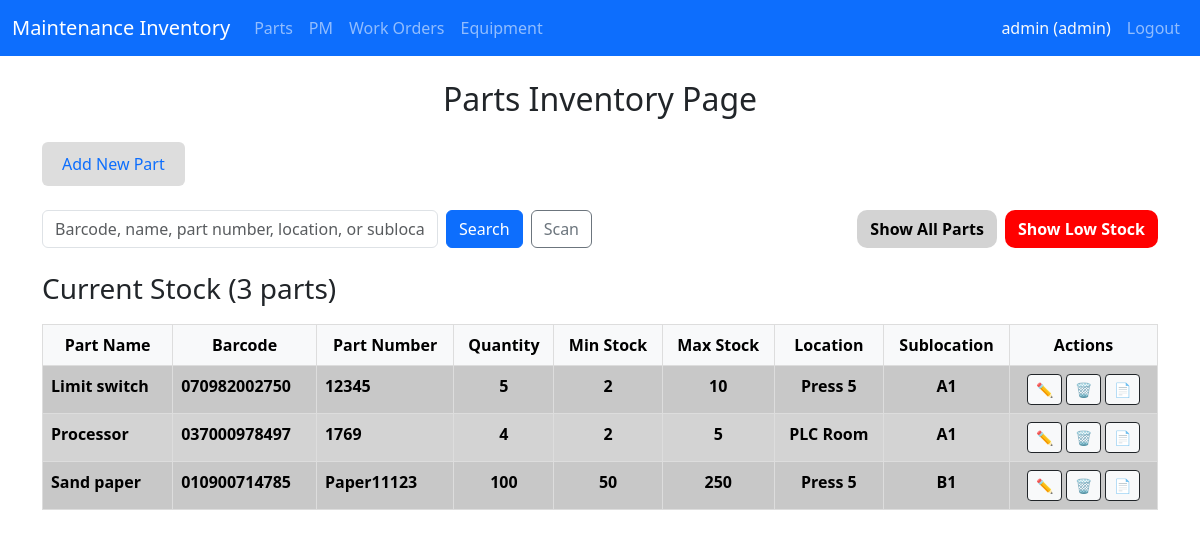
The page /parts/ (signed in) on the database as committed earlier.
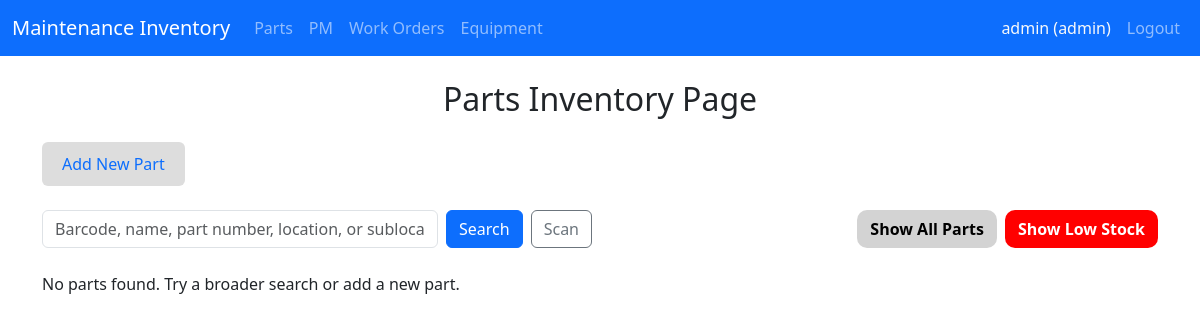
The same page on the database as committed later.
### app/models/user.py (models this page shows, shortened)
class User(UserMixin, db.Model):
    __tablename__ = 'users'
    id = db.Column(db.Integer, primary_key=True)
    username = db.Column(db.String(80), unique=True, nullable=False)
    password_hash = db.Column(db.String(256), nullable=False)
    role = db.Column(db.String(20), default='technician')
    must_change_password = db.Column(db.Boolean, default=True)
    created_at = db.Column(db.DateTime, default=datetime.utcnow)
    email = db.Column(db.String(120), unique=True, nullable=True)
    def is_admin(self):
        return self.role == 'admin'

### app/models/part.py (models this page shows, shortened)
class Part(db.Model):
    __tablename__ = 'parts'  # ← If table is 'parts', add this to match
    id = db.Column(db.Integer, primary_key=True)
    barcode = db.Column(db.String(100), nullable=True)
    name = db.Column(db.String(200), nullable=False)
    part_number = db.Column(db.String(100), nullable=True)
    qty = db.Column(db.Integer, nullable=False, default=0)
    location = db.Column(db.String(100), nullable=True)
    sublocation = db.Column(db.String(100), nullable=True)
    created_at = db.Column(db.DateTime, default=db.func.current_timestamp())
    min_stock = db.Column(db.String(50), default='0')  # ← Add this
    max_stock = db.Column(db.String(50), default='999')  # ← Add this

### app/routes/parts.py (the view, shortened to what this page needs)
@bp.route("/", methods=["GET", "POST"])
@login_required
def index():
    search = request.args.get("search", "").strip().lower()
    if search:
        parts = Part.query.filter(
            Part.name.ilike(f"%{search}%") |
            Part.part_number.ilike(f"%{search}%") |
            Part.barcode.ilike(f"%{search}%") |
            Part.location.ilike(f"%{search}%")
        ).all()
    else:
        parts = Part.query.all()
    items = []
    for i, part in enumerate(parts):
        items.append((
            i,
            {
                "id": part.id,
                "barcode": part.barcode,
                "name": part.name,
                "part_number": part.part_number,
                "qty": part.qty,
                "min_stock": part.min_stock,
                "max_stock": part.max_stock,
                "location": part.location,
                "sublocation": part.sublocation,
            }
        ))
    return render_template("parts.html", items=items, search=search)

### app/templates/parts.html (shortened to what this page needs)
{% extends "base.html" %}
{% block content %}
<h2 class="mb-4 center-text">Parts Inventory Page</h2>
<div class="d-flex gap-2 mb-4">
    {% if current_user.is_admin() %}
    <button class="btn btn-outline-primary tab-button" onclick="openTab(1)">Add New Part</button>
    {% endif %}
</div>
<div id="tab-0" class="tab-content active">
<div class="row g-3 align-items-center mb-4">
<div class="col-md-6">
<form method="get" action="/parts" class="d-flex gap-2">
<input type="text" name="search" id="search-input" class="form-control" placeholder="Barcode, name, part number, location, or sublocation" value="{{ search }}">
<button type="submit" class="btn btn-primary">Search</button>
<button type="button" id="scan-search" class="btn btn-outline-secondary">Scan</button>
</form>
</div>
{% if current_user.is_admin() %}
<div class="col-md-6 text-md-end d-flex justify-content-end gap-2">
<a href="/parts?show_all=true" class="btn btn-show-all-stock">Show All Parts</a>
<a href="/parts?low_stock=true" class="btn btn-show-low-stock">Show Low Stock</a>
</div>
{% endif %}
</div>
    {% if items %}
        <h3>Current Stock ({{ items|length }} parts)</h3>
        <div id="table-view" class="table-responsive">
            <table id="parts-table" class="table table-striped table-hover">
                <thead class="table-light">
                    <tr>
                        <th class="center-text">Part Name</th>
                        <th class="center-text">Barcode</th>
                        <th class="center-text">Part Number</th>
                        <th class="center-text">Quantity</th>
                        <th class="center-text">Min Stock</th>
                        <th class="center-text">Max Stock</th>
                        <th class="center-text">Location</th>
                        <th class="center-text">Sublocation</th>
                        {% if current_user.is_admin() %}
<th class="center-text">Actions</th>{% endif %}
                    </tr>
                </thead>
                <tbody>
                    {% for idx, item in items %}
                        {% set qty_val = item.qty | int(default=0) %}
                        {% set min_val = item.min_stock | int(default=0) %}
                        {% set row_class = 'parts-row-warning' if qty_val <= min_val else 'parts-row-secondary' %}
                        <tr class="{{ row_class }}">
                            <td data-label="Part Name">{{ item.name|default('N/A') }}</td>
                            <td data-label="Barcode">{{ item.barcode|default('N/A') }}</td>
                            <td data-label="Part Number">{{ item.part_number|default('N/A') }}</td>
                            <td class="center-text" data-label="Quantity">{{ qty_val }}</td>
                            <td class="center-text" data-label="Min Stock">{{ item.min_stock|default('0') }}</td>
                            <td class="center-text" data-label="Max Stock">{{ item.max_stock|default('999') }}</td>
                            <td class="center-text" data-label="Location">{{ item.location|default('N/A') }}</td>
                            <td class="center-text" data-label="Sublocation">{{ item.sublocation|default('N/A') }}</td>
                            {% if current_user.is_admin() %}
                            <td class="center-text" data-label="Actions">
                                <button class="btn btn-sm btn-light btn-outline-dark" onclick="editPart({{ idx }})">✏️</button>
                                <button class="btn btn-sm btn-light btn-outline-dark" onclick="showDeleteConfirm({{ idx }})">🗑️</button>
                                <button class="btn btn-sm btn-light btn-outline-dark" onclick="exportPartPDF({{ item.id }})">📄</button>
                            </td>
                            {% endif %}
                        </tr>
                    {% endfor %}
                </tbody>
            </table>
        </div>
    {% else %}
        <p>No parts found. Try a broader search or add a new part.</p>
    {% endif %}
</div>
{% endblock %}

### app/templates/base.html (shortened to what this page needs)
<!DOCTYPE html>
<html lang="en">
<head>
    <link href="https://cdn.jsdelivr.net/npm/bootstrap@5.3.3/dist/css/bootstrap.min.css" rel="stylesheet">
</head>
<body>
<nav class="navbar navbar-expand-lg navbar-dark bg-primary sticky-top">
    <div class="container-fluid">
        <a class="navbar-brand" href="{{ url_for('dashboard.index') }}">Maintenance Inventory</a>
        <div class="collapse navbar-collapse" id="navbarNav">
            <ul class="navbar-nav me-auto">
                <li class="nav-item">
                    <a class="nav-link" href="{{ url_for('parts.index') }}">Parts</a>
                </li>
                <li class="nav-item">
                    <a class="nav-link" href="{{ url_for('pm.index') }}">PM</a>
                </li>
                <li class="nav-item">
                    <a class="nav-link" href="{{ url_for('workorder.index') }}">Work Orders</a>
                </li>
                <li class="nav-item">
                    <a class="nav-link" href="{{ url_for('equipment.index') }}">Equipment</a>
                </li>
            </ul>
            <ul class="navbar-nav ms-auto">
                <li class="nav-item">
                    <span class="nav-link text-light">
                        {{ current_user.username }} ({{ current_user.role }})
                    </span>
                </li>
                <li class="nav-item">
                    <a class="nav-link" href="{{ url_for('auth.logout') }}">Logout</a>
                </li>
            </ul>
        </div>
    </div>
</nav>
    <div class="container mt-4">
        {% block content %}{% endblock %}
    </div>
</body>
</html>

### app/templates/base.html (style rules this page uses)
.tab-button { padding: 10px 20px; cursor: pointer; background: #ddd; border: none; font-size: 16px; }
.tab-content { display: none; }
.tab-content.active { display: block; }

### app/templates/parts.html (style rules this page uses)
.center-text { text-align: center; }
.btn-show-low-stock { background-color: #ff0000; color: white !important; font-weight: bold; border-radius: 10px; }
.btn-show-all-stock { background-color: #D3D3D3; color: black !important; font-weight: bold; border-radius: 10px; }

Rows that differ between the two databases and show on the page:
removed Part: name "Limit switch", barcode "070982002750", part_number "12345", max_stock "10", location "Press 5", sublocation "A1"
removed Part: name "Processor", barcode "037000978497", part_number "1769", location "PLC Room", sublocation "A1"
removed Part: name "Sand paper", barcode "010900714785", part_number "Paper11123", min_stock "50", max_stock "250", location "Press 5", sublocation "B1"
Other text that changed with them:
{{ items|length }}: "3" → (not shown)
text no longer shown: "Current Stock ( parts) Part Name Barcode Part Number Quantity Min Stock Max Stock Location Sublocation Actions"
text now shown: "No parts found. Try a broader search or add a new part."
list line gone: "5 2"
list line gone: "4 2 5"
list line gone: "100"
